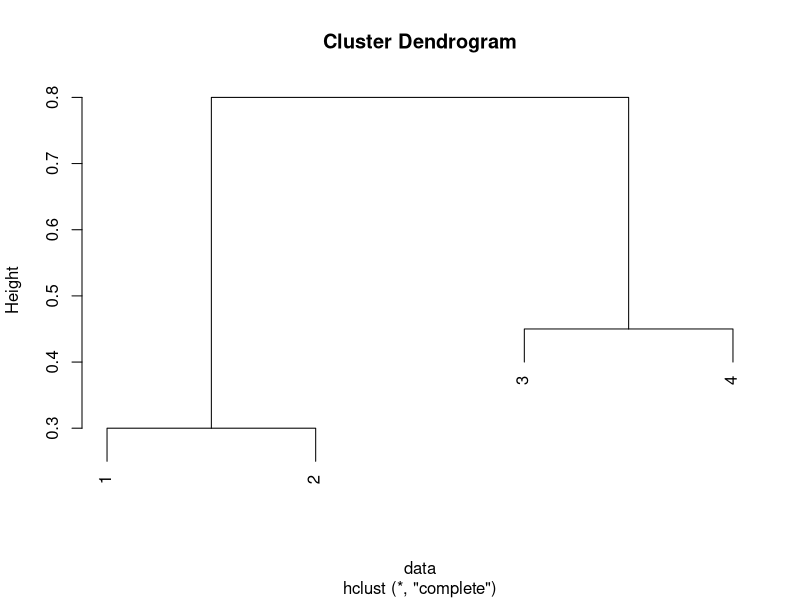
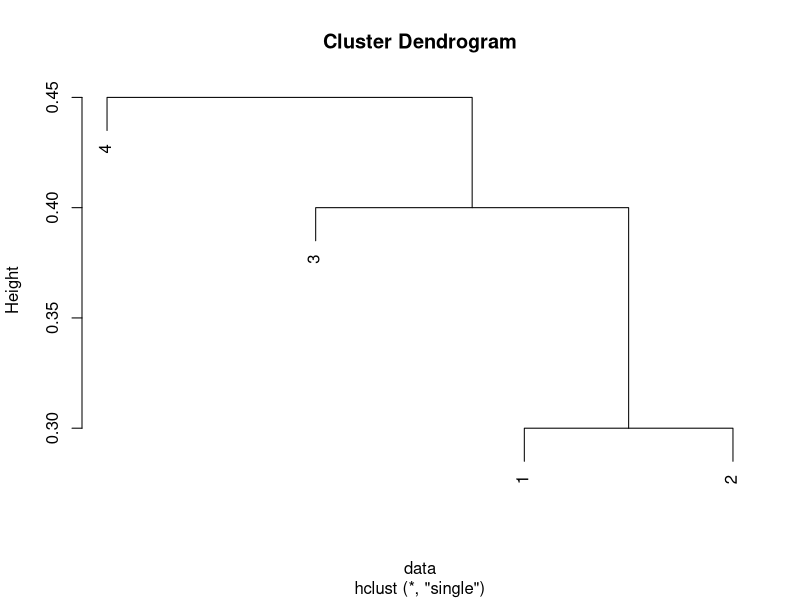
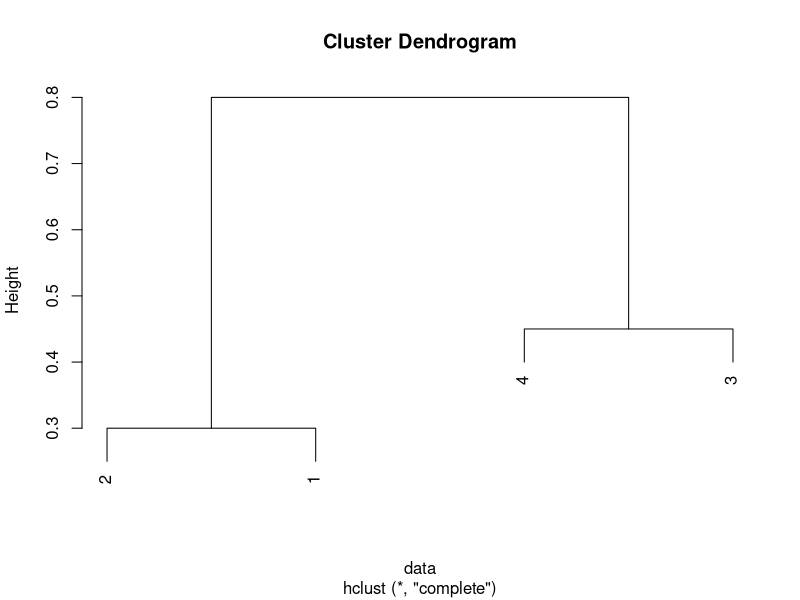

The R script that drew these images, in order:
#################################
# QUESTION 2
#################################


#a.) On the basis of this dissimilarity matrix, sketch the dendrogram that results from hierarchically clustering these four observations using complete linkage.
data = as.dist(matrix(c(0, 0.3, 0.4, 0.7, 
                        0.3, 0, 0.5, 0.8,
                        0.4, 0.5, 0.0, 0.45,
                        0.7, 0.8, 0.45, 0.0), nrow = 4))
data
plot(hclust(data, method = "complete"))

#b.) Repeat (a), this time using simple linkage clustering.
plot(hclust(data, method = "single"))

#c.) Suppose that we cut the dendrogram obtained in (a) such that two clusters result. Which observations are in each cluster ?
#Ans : We obtain clusters (1,2) and (3,4).

#d.) Suppose that we cut the dendrogram obtained in (b) such that two clusters result. Which observations are in each cluster ?
#Ans : We obtain clusters (1,2,3) and (4).

#e.) Draw a dendrogram that is equivalent to the dendrogram in (a), for which two or more of the leaves are repositioned, but for which the meaning of the dendrogram is the same.
plot(hclust(data, method = "complete"), labels = c(2,1,4,3))

